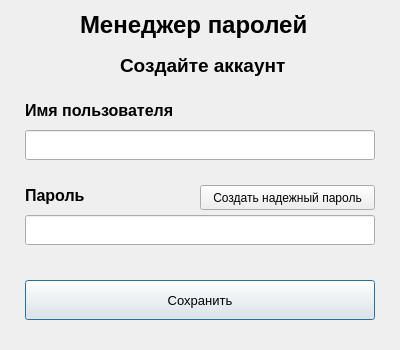
<?xml version="1.0" encoding="UTF-8"?>
<ui version="4.0">
 <class>AccountCreationDialog</class>
 <widget class="QDialog" name="AccountCreationDialog">
  <property name="geometry">
   <rect>
    <x>0</x>
    <y>0</y>
    <width>400</width>
    <height>350</height>
   </rect>
  </property>
  <property name="windowTitle">
   <string>Создание аккаунта</string>
  </property>
  <widget class="QLabel" name="guide_label_2">
   <property name="geometry">
    <rect>
     <x>120</x>
     <y>50</y>
     <width>200</width>
     <height>30</height>
    </rect>
   </property>
   <property name="font">
    <font>
     <family>Segoe UI</family>
     <pointsize>14</pointsize>
     <weight>75</weight>
     <bold>true</bold>
    </font>
   </property>
   <property name="text">
    <string>Создайте аккаунт</string>
   </property>
  </widget>
  <widget class="QLabel" name="title_label_2">
   <property name="geometry">
    <rect>
     <x>80</x>
     <y>10</y>
     <width>250</width>
     <height>30</height>
    </rect>
   </property>
   <property name="font">
    <font>
     <family>Segoe UI</family>
     <pointsize>18</pointsize>
     <weight>75</weight>
     <bold>true</bold>
    </font>
   </property>
   <property name="layoutDirection">
    <enum>Qt::LeftToRight</enum>
   </property>
   <property name="text">
    <string>Менеджер паролей</string>
   </property>
  </widget>
  <widget class="QLabel" name="username_label">
   <property name="geometry">
    <rect>
     <x>25</x>
     <y>100</y>
     <width>350</width>
     <height>20</height>
    </rect>
   </property>
   <property name="font">
    <font>
     <family>Segoe UI</family>
     <pointsize>12</pointsize>
     <weight>75</weight>
     <bold>true</bold>
    </font>
   </property>
   <property name="text">
    <string>Имя пользователя</string>
   </property>
  </widget>
  <widget class="QLabel" name="password_label">
   <property name="geometry">
    <rect>
     <x>25</x>
     <y>185</y>
     <width>350</width>
     <height>20</height>
    </rect>
   </property>
   <property name="font">
    <font>
     <family>Segoe UI</family>
     <pointsize>12</pointsize>
     <weight>75</weight>
     <bold>true</bold>
    </font>
   </property>
   <property name="text">
    <string>Пароль</string>
   </property>
  </widget>
  <widget class="QPushButton" name="pushButton">
   <property name="geometry">
    <rect>
     <x>25</x>
     <y>280</y>
     <width>350</width>
     <height>40</height>
    </rect>
   </property>
   <property name="font">
    <font>
     <family>Segoe UI</family>
     <pointsize>10</pointsize>
    </font>
   </property>
   <property name="text">
    <string>Сохранить</string>
   </property>
  </widget>
  <widget class="QLineEdit" name="password_edit">
   <property name="geometry">
    <rect>
     <x>25</x>
     <y>215</y>
     <width>350</width>
     <height>30</height>
    </rect>
   </property>
  </widget>
  <widget class="QLineEdit" name="username_edit">
   <property name="geometry">
    <rect>
     <x>25</x>
     <y>130</y>
     <width>350</width>
     <height>30</height>
    </rect>
   </property>
  </widget>
  <widget class="QPushButton" name="secure_password_button">
   <property name="geometry">
    <rect>
     <x>200</x>
     <y>185</y>
     <width>175</width>
     <height>25</height>
    </rect>
   </property>
   <property name="font">
    <font>
     <family>Segoe UI</family>
     <pointsize>9</pointsize>
    </font>
   </property>
   <property name="text">
    <string>Создать надежный пароль</string>
   </property>
  </widget>
 </widget>
 <resources/>
 <connections/>
</ui>
